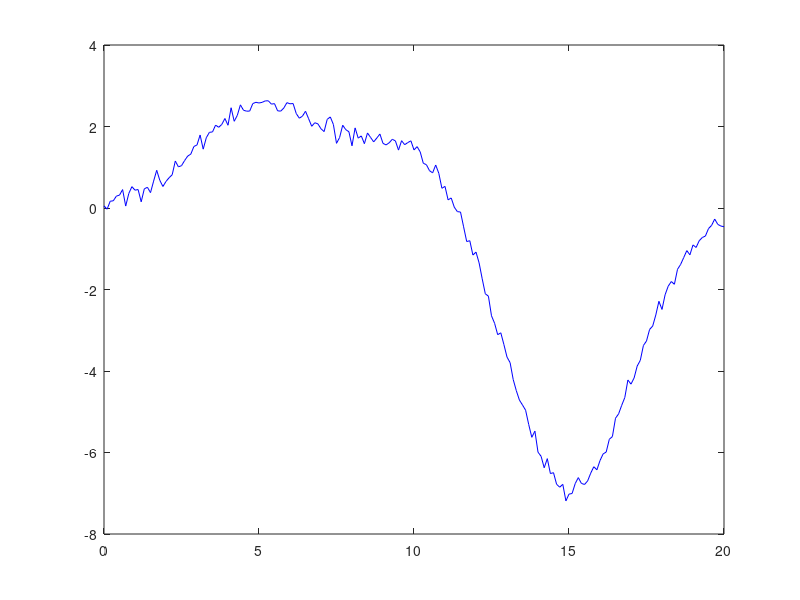

Recreate this plot in MATLAB. (Note: this script raises an error after producing the figure.)
% Neural network with radial basis functions (RBF) approximating gaussian-based function 
% using Generalized Orthogonal Forward Regression (GOFR)

close all;
clear all;
clc;

% ----- generating training data -----
x = 0:0.1:20;
sigma = 2;
c1 = 5;
c2 = 10;
c3 = 15;

y1 = gaussmf(x, [sigma c1]);
y2 = gaussmf(x, [sigma c2]);
y3 = gaussmf(x, [sigma c3]);
y = 2.5*y1 + 1.6*y2 - 7*y3;

% add noise to signal
y = y + randn(size(y)) * 0.05 * max(y);

plot(x, y, 'b');

N = 3;
[G centers sigmas] = generate_library_1d(x, N);
rbf_number = length(centers);

% TODO: comment these variables
D = y';
Q = zeros(size(G));
Q_k = zeros(size(G));
B = zeros(1,rbf_number);
B_k = zeros(1,rbf_number);
E = zeros(1,rbf_number);
E_k = zeros(1,rbf_number);
selected_rbfs = zeros(1,rbf_number);      % indexes of selected rbfs order by decreasing energy 

A = cell(1,rbf_number);
A_k = eye(rbf_number);
for i = 1:rbf_number
    A{i} = eye(rbf_number);
end

% ----- selection of the most significant functions -----
K = 8;  % number of RBF selections
for k = 1:K
    % Gram-Schmidt orthogonalization
    for i = 1:rbf_number
       Q(:,i) = G(:,i);
       
       % if rbf is already selected function omit it 
       if ismember(i, selected_rbfs) == 1
           continue;
       end
       
       for j=1:k-1
            A{i}(j,k) = Q_k(:,j)'*G(:,i) / (Q_k(:,j)'*Q_k(:,j));
            Q(:,i) = Q(:,i) - A{i}(j,k)*Q_k(:,j);
       end
  
       B(i) = Q(:,i)'*D / (Q(:,i)'*Q(:,i));
       E(i) = B(i)^2*Q(:,i)'*Q(:,i) / (D'*D);   
    end
    
    % find RBF with maximum energy (save index and copy to Q_k matrix)
    [E_k(k) selected_rbfs(k)] = max(E);
    B_k(k) = B(selected_rbfs(k));
    A_k(:,k) = A{selected_rbfs(k)}(:,k);
    W = A_k\B_k';
    
    % ------ Levenberg-Marquardt -----
    Theta = [W(k); sigmas(selected_rbfs(k)); centers(selected_rbfs(k))];

    N = 1000;
    n = 1;
    e_old = 1;
    e = 0;

    while (abs(sum(e_old.^2 - e.^2)) > 0.001) && (n < N)
        y_rbf = 0;
        for j = 1:k
            y_rbf = y_rbf + W(j) * gaussmf(x, [sigmas(selected_rbfs(j)) centers(selected_rbfs(j))]);
        end

        y_tmp = Theta(1) * gaussmf(x, [Theta(2), Theta(3)]);

        dy_dw = 1 ./ exp((Theta(3) - x).^2 / (2*Theta(2)^2));
        dy_dsigma = (Theta(1)*(Theta(3) - x).^2) ./ (Theta(2)^3*exp((Theta(3) - x).^2 / (2*Theta(2)^2)));
        dy_dc = -(Theta(1)*(2*Theta(3) - 2*x)) ./ (2*Theta(2)^2*exp((Theta(3) - x).^2 / (2*Theta(2)^2)));

        Z = [dy_dw' dy_dsigma' dy_dc'];
        e_old = e;
        e = y' - y_rbf';

        Theta = Theta + pinv(Z'*Z + 0.1*eye(3))*Z'*e;
        
        W(k) = Theta(1);
        sigmas(selected_rbfs(k)) = Theta(2);
        centers(selected_rbfs(k)) = Theta(3);
        n = n + 1;
    end;
    
    % Gram-Schmidt orthogonalization for modified RBF
    i = selected_rbfs(k);
    G(:,i) = gaussmf(x, [Theta(2), Theta(3)]);
    Q(:,i) = G(:,i);
       
    for j=1:k-1
        A{i}(j,k) = Q_k(:,j)'*G(:,i) / (Q_k(:,j)'*Q_k(:,j));
        Q(:,i) = Q(:,i) - A{i}(j,k)*Q_k(:,j);
    end
  
    E_k(k) = B(i)^2*Q(:,i)'*Q(:,i) / (D'*D);   
    B_k(k) = Q(:,i)'*D / (Q(:,i)'*Q(:,i));
    A_k(:,k) = A{i}(:,k);
    Q_k(:,k) = Q(:,i);

    E = zeros(size(E));
end

W = A_k\B_k';

% ----- function approximation by RBF neural network -----
figure(1)
hold on;

y_rbf = 0;
for i = 1:K
    y_rbf = y_rbf + W(i) * gaussmf(x, [sigmas(selected_rbfs(i)) centers(selected_rbfs(i))]);
end

plot(x, y_rbf, 'g');
hold off;

err = sum((y - y_rbf).^2);